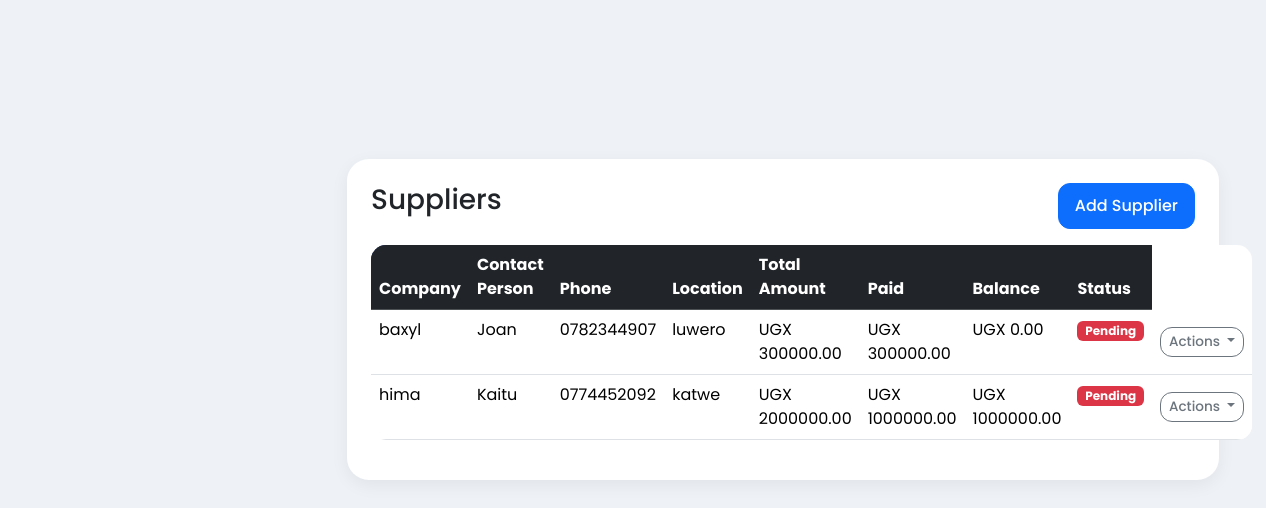
The app's page /suppliers/, older data.
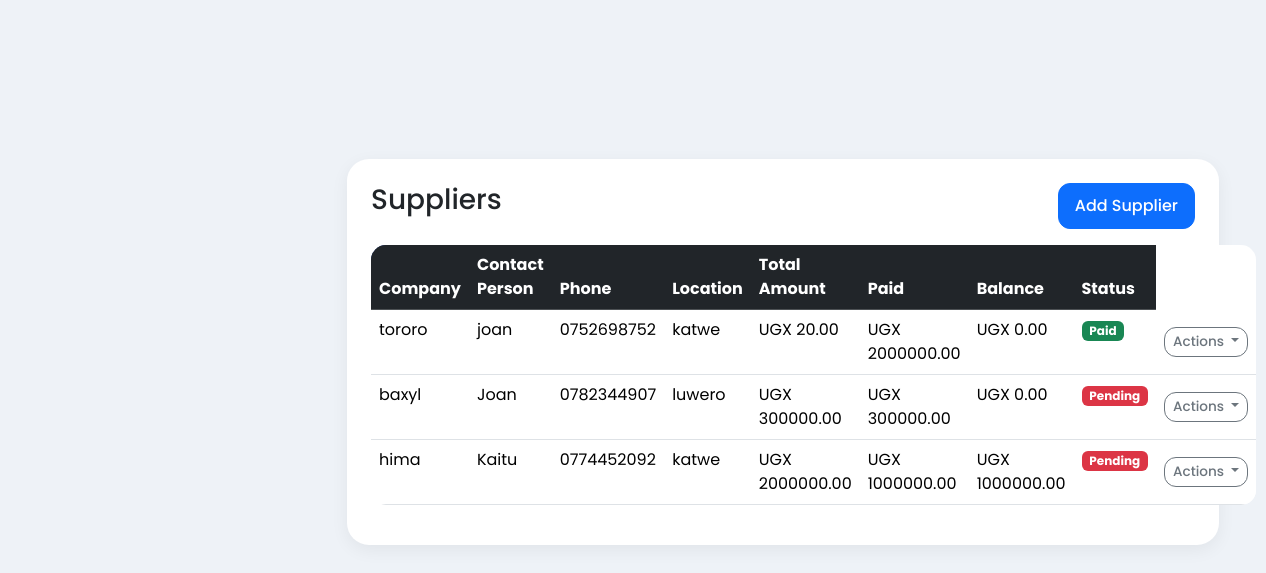
The same page, newer data.
### suppliers/models.py (models this page shows, shortened)
class Supplier(models.Model):
    phone_validator = RegexValidator(
        regex=r'^(07\d{8}|2567\d{8})$',
        message='Enter valid Ugandan phone number'
    )
    STATUS = (
        ('paid', 'Paid'),
        ('pending', 'Pending'),
    )
    company_name = models.CharField(
        max_length=255
    )
    contact_person = models.CharField(
        max_length=255
    )
    phone_number = models.CharField(
        max_length=15,
        validators=[phone_validator]
    )
    email = models.EmailField(
        blank=True,
        null=True
    )
    location = models.CharField(
        max_length=255
    )
    product_supplied = models.CharField(
        max_length=255
    )
    total_supplied_amount = models.DecimalField(
        max_digits=12,
        decimal_places=2,
        default=0
    )
    amount_paid = models.DecimalField(
        max_digits=12,
        decimal_places=2,
        default=0
    )
    balance = models.DecimalField(
        max_digits=12,
        decimal_places=2,
        default=0
    )
    payment_status = models.CharField(
        max_length=10,
        choices=STATUS,
        default='pending'
    )
    created_at = models.DateTimeField(
        auto_now_add=True
    )

### suppliers/views.py (the view)
def supplier_list(request):
    suppliers = Supplier.objects.all().order_by('-created_at')
    return render(request, 'supplier_list.html', {
        'suppliers': suppliers
    })

### suppliers/templates/supplier_list.html (shortened to what this page needs)
{% extends 'base.html' %} {% block content %}
<div class="container mt-4">
  <div class="card p-4">
    <div class="d-flex justify-content-between mb-3">
      <h3>Suppliers</h3>
      <a href="{% url 'add_supplier' %}" class="btn btn-primary">
        Add Supplier
      </a>
    </div>
    <table class="table table-hover">
      <thead class="table-dark">
        <tr>
          <th>Company</th>
          <th>Contact Person</th>
          <th>Phone</th>
          <th>Location</th>
          <th>Total Amount</th>
          <th>Paid</th>
          <th>Balance</th>
          <th>Status</th>
        </tr>
      </thead>
      <tbody>
        {% for supplier in suppliers %}
        <tr>
          <td>{{ supplier.company_name }}</td>
          <td>{{ supplier.contact_person }}</td>
          <td>{{ supplier.phone_number }}</td>
          <td>{{ supplier.location }}</td>
          <td>UGX {{ supplier.total_supplied_amount }}</td>
          <td>UGX {{ supplier.amount_paid }}</td>
          <td>UGX {{ supplier.balance }}</td>
          <td>
            {% if supplier.payment_status == 'paid' %}
            <span class="badge bg-success"> Paid </span>
            {% else %}
            <span class="badge bg-danger"> Pending </span>
            {% endif %}
          </td>
          <td class="align-middle text-end" style="width: 120px">
            <div class="dropdown">
              <button
                class="btn btn-sm btn-outline-secondary dropdown-toggle py-1 px-2"
                type="button"
                id="dropdownMenu{{ forloop.counter }}"
                data-bs-toggle="dropdown"
                aria-expanded="false"
                style="font-size: 0.85rem"
              >
                Actions
              </button>
            </div>
          </td>
        </tr>
        {% endfor %}
      </tbody>
    </table>
  </div>
</div>
{% endblock %}

Row changes from the older to the newer data that the page shows:
added Supplier: company_name "tororo", contact_person "joan", phone_number "0752698752", location "katwe", total_supplied_amount "20.00", amount_paid "2000000.00", balance "0.00", payment_status "Paid"
